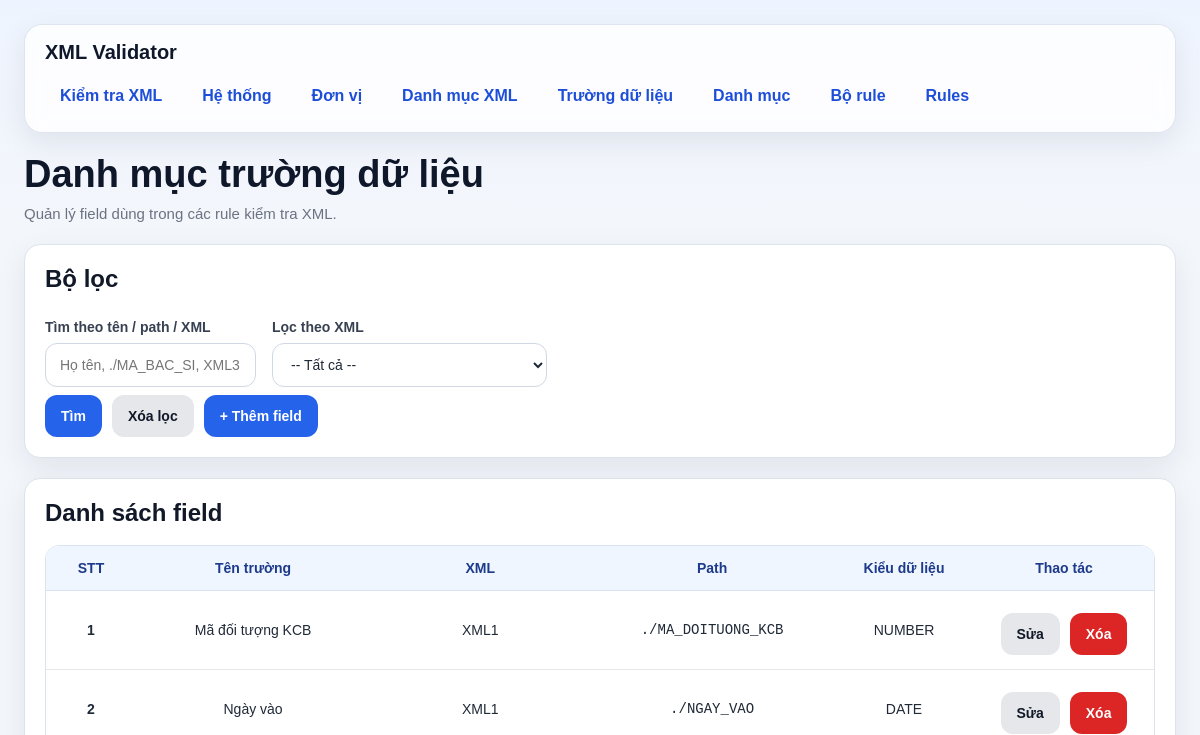
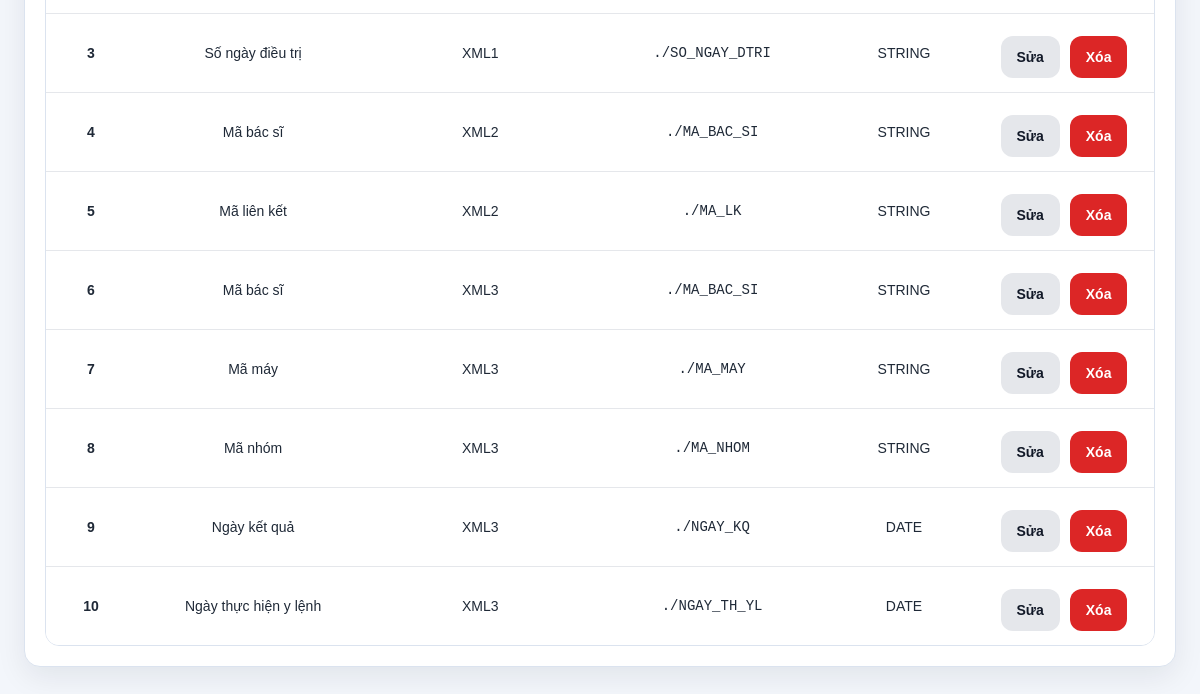
The page /fields/ on the database as committed earlier (2 pictures, top to bottom).
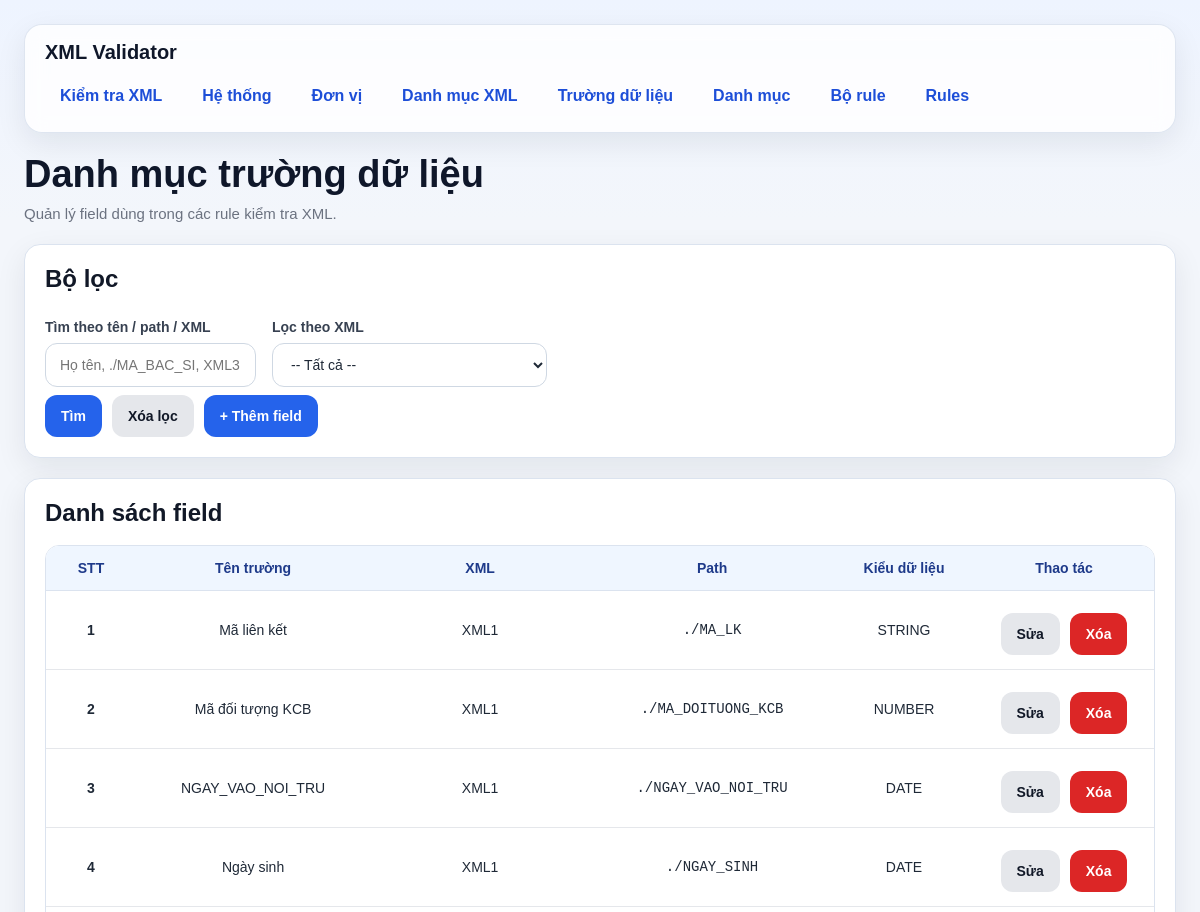
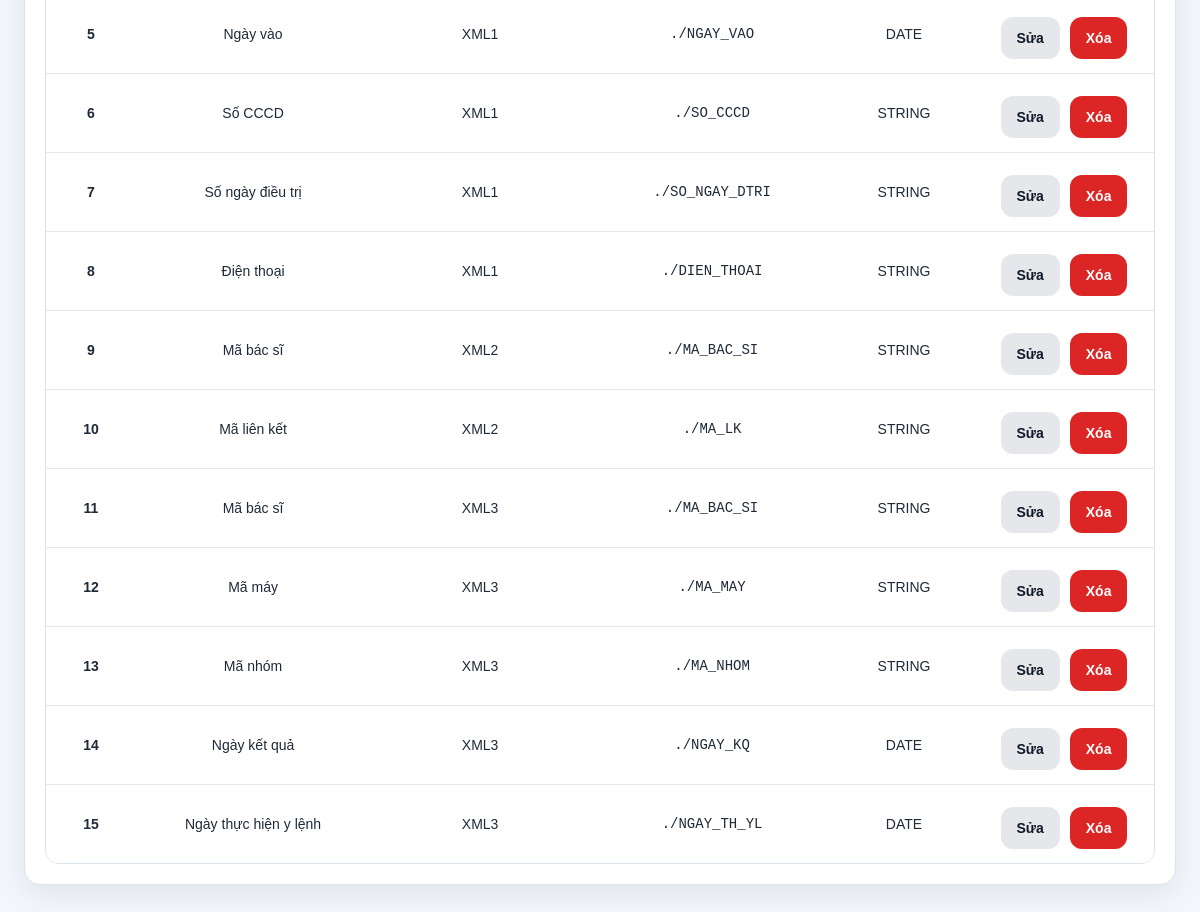
The same page on the database as committed later (2 pictures, top to bottom).
### models/field_model.py (models this page shows, shortened)
class DanhMucTruongDuLieu(db.Model):
    __tablename__ = "danh_muc_truong_du_lieu"
    id = db.Column(db.Integer, primary_key=True)
    ten_truong = db.Column(db.String(255), nullable=False)
    xml_id = db.Column(db.Integer, db.ForeignKey("danh_muc_xml.id"), nullable=False)
    xml_path = db.Column(db.String(500), nullable=False)  # path bên trong từng phần tử của list
    data_type = db.Column(db.String(50), nullable=False, default="STRING")
    xml = db.relationship("DanhMucXml", backref="fields")

### models/xml_model.py (models this page shows, shortened)
class DanhMucXml(db.Model):
    __tablename__ = "danh_muc_xml"
    id = db.Column(db.Integer, primary_key=True)
    ma_xml = db.Column(db.String(50), nullable=False, unique=True)   # XML1, XML2, XML3
    ten_xml = db.Column(db.String(255), nullable=False)
    list_path = db.Column(db.String(500), nullable=False)            # path tính từ NOIDUNGFILE
    item_type = db.Column(db.String(20), nullable=False, default="MULTI")

### routes/field_routes.py (the view, shortened to what this page needs)
@field_bp.route("/", methods=["GET"])
def list_fields():
    keyword = (request.args.get("keyword") or "").strip()
    xml_id = (request.args.get("xml_id") or "").strip()
    query = DanhMucTruongDuLieu.query.join(DanhMucXml)
    if xml_id:
        query = query.filter(DanhMucTruongDuLieu.xml_id == int(xml_id))
    fields = query.order_by(
        DanhMucXml.id.asc(),
        DanhMucTruongDuLieu.ten_truong.asc()
    ).all()
    xmls = DanhMucXml.query.order_by(DanhMucXml.id.asc()).all()
    return render_template(
        "fields.html",
        fields=fields,
        xmls=xmls,
        keyword=keyword,
        xml_id=xml_id
    )

### templates/fields.html (shortened to what this page needs)
{% extends "base.html" %}
{% block content %}
<div class="page-header">
    <h1 class="page-title">Danh mục trường dữ liệu</h1>
    <div class="page-subtitle">Quản lý field dùng trong các rule kiểm tra XML.</div>
</div>
<div class="card">
    <h2 class="card-title">Bộ lọc</h2>
    <form method="GET">
        <div class="grid">
            <div class="col-6">
                <label>Tìm theo tên / path / XML</label>
                <input type="text" name="keyword" value="{{ keyword }}" placeholder="Họ tên, ./MA_BAC_SI, XML3...">
            </div>
            <div class="col-6">
                <label>Lọc theo XML</label>
                <select name="xml_id">
                    <option value="">-- Tất cả --</option>
                </select>
            </div>
        </div>
        <div class="actions">
            <button type="submit" class="btn btn-primary">Tìm</button>
            <a href="/fields" class="btn btn-secondary">Xóa lọc</a>
            <a href="/fields/create" class="btn btn-primary">+ Thêm field</a>
        </div>
    </form>
</div>
<div class="card">
    <h2 class="card-title">Danh sách field</h2>
    {% if fields %}
        <div class="table-wrap">
            <table>
                <thead>
                    <tr>
                        <th style="width: 90px;">STT</th>
                        <th>Tên trường</th>
                        <th style="width: 220px;">XML</th>
                        <th>Path</th>
                        <th style="width: 140px;">Kiểu dữ liệu</th>
                        <th style="width: 180px;">Thao tác</th>
                    </tr>
                </thead>
                <tbody>
                    {% for f in fields %}
                    <tr>
                        <td><strong>{{ loop.index }}</strong></td>
                        <td>{{ f.ten_truong }}</td>
                        <td>{{ f.xml.ma_xml }}</td>
                        <td><code>{{ f.xml_path }}</code></td>
                        <td>{{ f.data_type }}</td>
                        <td>
                            <div class="actions actions-center">
                                <a class="btn btn-secondary" href="/fields/{{ f.id }}/edit">Sửa</a>
                                <form class="inline" method="POST" action="/fields/{{ f.id }}/delete" onsubmit="return confirm('Xóa field này?');">
                                    <button class="btn btn-danger" type="submit">Xóa</button>
                                </form>
                            </div>
                        </td>
                    </tr>
                    {% endfor %}
                </tbody>
            </table>
        </div>
    {% else %}
        <div class="empty-state">Chưa có dữ liệu field.</div>
    {% endif %}
</div>
{% endblock %}

### templates/base.html (shortened to what this page needs)
<!DOCTYPE html>
<html lang="vi">
<head>
</head>
<body>
    <div class="page-shell">
        <div class="topbar">
            <div class="topbar-title">XML Validator</div>
            <nav>
                <a href="/">Kiểm tra XML</a>
                <a href="/systems">Hệ thống</a>
                <a href="/units">Đơn vị</a>
                <a href="/xmls">Danh mục XML</a>
                <a href="/fields">Trường dữ liệu</a>
                <a href="/categories">Danh mục</a>
                <a href="/rule-sets">Bộ rule</a>
                <a href="/rules">Rules</a>
            </nav>
        </div>
        <div class="container">
            {% block content %}{% endblock %}
        </div>
    </div>
</body>
</html>

### templates/base.html (style rules this page uses)
* { box-sizing: border-box; }
:root { --bg: #f3f6fb; --card: #ffffff; --card-soft: #f8fafc; --border: #dbe3ef; --text: #1f2937; --muted: #6b7280; --primary: #2563eb; --primary-hover: #1d4ed8; --danger: #dc2626; --danger-hover: #b91c1c; --success-bg: #dcfce7; --success-text: #166534; --warning-bg: #fef3c7; --warning-text: #92400e; --error-bg: #fee2e2; --error-text: #991b1b; --shadow: 0 10px 30px rgba(15, 23, 42, 0.08); --radius: 16px; }
body { margin: 0; font-family: Arial, Helvetica, sans-serif; background: linear-gradient(180deg, #eef4ff 0%, var(--bg) 220px); color: var(--text); }
.page-shell { max-width: 1280px; margin: 0 auto; padding: 24px; }
.topbar { background: rgba(255, 255, 255, 0.82); border: 1px solid rgba(219, 227, 239, 0.9); backdrop-filter: blur(10px); border-radius: 18px; box-shadow: var(--shadow); padding: 16px 20px; margin-bottom: 20px; }
.topbar-title { margin: 0 0 12px 0; font-size: 20px; font-weight: 700; color: #0f172a; }
nav { display: flex; flex-wrap: wrap; gap: 10px; }
nav a { text-decoration: none; color: #1d4ed8; font-weight: 600; padding: 10px 14px; border-radius: 10px; transition: 0.2s ease; border: 1px solid transparent; background: transparent; }
.container { background: transparent; }
.page-header { margin-bottom: 22px; }
.page-title { margin: 0; font-size: 38px; line-height: 1.15; color: #0f172a; }
.page-subtitle { margin-top: 8px; color: var(--muted); font-size: 15px; }
.card { background: var(--card); border: 1px solid var(--border); border-radius: var(--radius); box-shadow: var(--shadow); padding: 20px; margin-bottom: 20px; }
.card-title { margin: 0 0 18px 0; font-size: 24px; font-weight: 700; color: #111827; }
.grid { display: flex; grid-template-columns: repeat(12, 1fr); gap: 16px; }
.col-6 { grid-column: span 6; }
label { display: block; font-size: 14px; font-weight: 700; margin-bottom: 8px; margin-top: 8px; color: #374151; }
input[type="text"], input[type="date"], input[type="file"], input[type="password"], input[type="number"], select, textarea { width: 100%; min-height: 44px; border: 1px solid #cfd8e3; border-radius: 12px; padding: 10px 14px; font-size: 14px; background: #fff; color: var(--text); outline: none; transition: border-color 0.2s, box-shadow 0.2s; }
.actions { display: flex; flex-wrap: wrap; gap: 10px; margin-top: 8px; }
.actions-center { justify-content: center; }
.btn, button { border: none; min-height: 42px; padding: 10px 16px; border-radius: 12px; cursor: pointer; font-weight: 700; font-size: 14px; text-decoration: none; display: inline-flex; align-items: center; justify-content: center; transition: 0.2s ease; }
.btn-primary { background: var(--primary); color: white; }
.btn-secondary { background: #e5e7eb; color: #111827; }
.btn-danger { background: var(--danger); color: white; }
.table-wrap { overflow-x: auto; border: 1px solid var(--border); border-radius: 14px; }
table { width: 100%; border-collapse: collapse; background: white; }
th { background: #eff6ff; color: #1e3a8a; font-size: 14px; font-weight: 700; text-align: center; padding: 14px 12px; border-bottom: 1px solid var(--border); }
td { padding: 14px 12px; border-bottom: 1px solid #e5e7eb; vertical-align: middle; font-size: 14px; text-align: center; }
tbody tr:last-child td { border-bottom: none; }
.inline { display: inline; }

Rows that differ between the two databases and show on the page:
added DanhMucTruongDuLieu: ten_truong "Mã liên kết", xml.ma_xml "XML1", xml_path "./MA_LK", data_type "STRING"
added DanhMucTruongDuLieu: ten_truong "NGAY_VAO_NOI_TRU", xml.ma_xml "XML1", xml_path "./NGAY_VAO_NOI_TRU", data_type "DATE"
added DanhMucTruongDuLieu: ten_truong "Ngày sinh", xml.ma_xml "XML1", xml_path "./NGAY_SINH", data_type "DATE"
added DanhMucTruongDuLieu: ten_truong "Số CCCD", xml.ma_xml "XML1", xml_path "./SO_CCCD", data_type "STRING"
added DanhMucTruongDuLieu: ten_truong "Điện thoại", xml.ma_xml "XML1", xml_path "./DIEN_THOAI", data_type "STRING"
